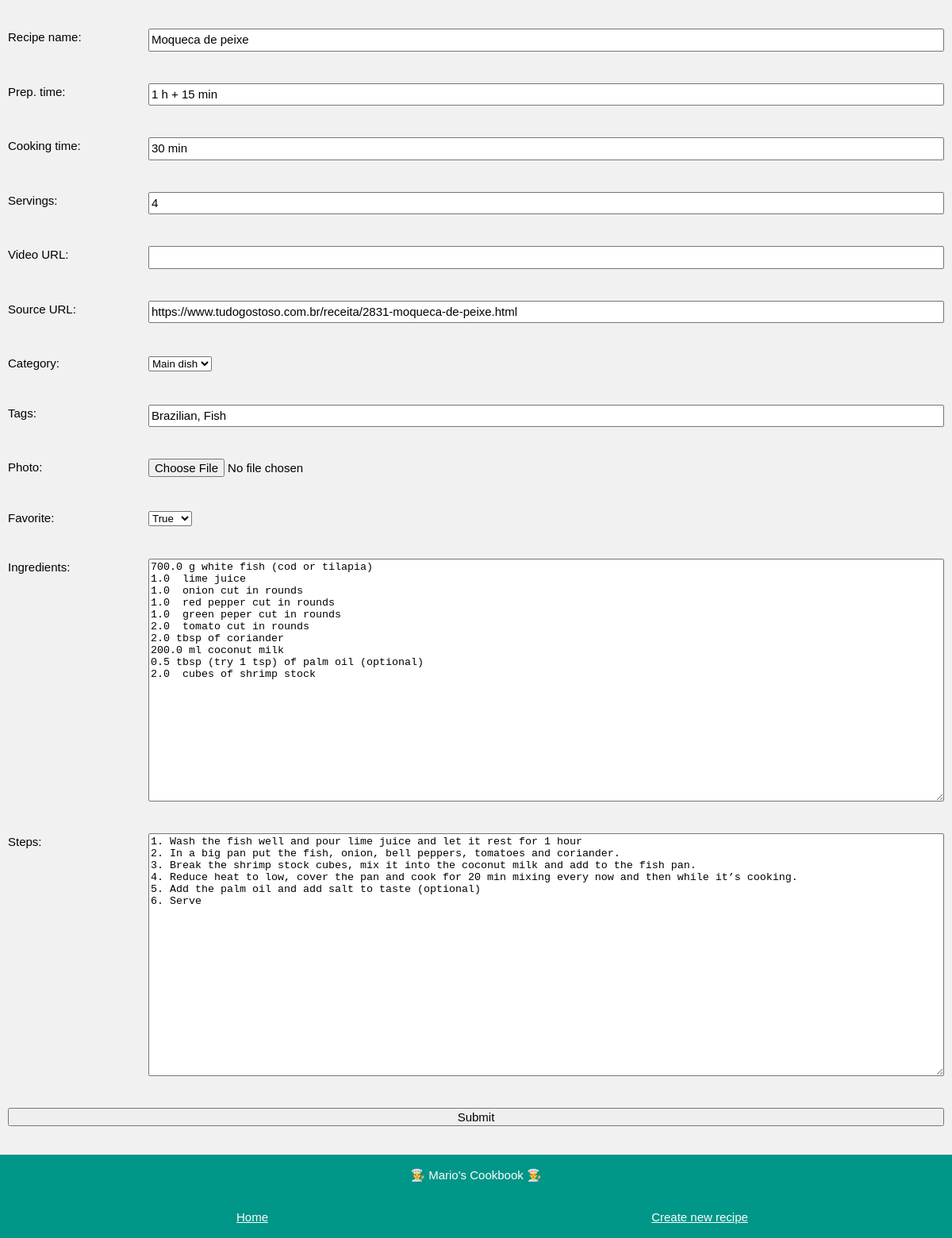
The page /edit/Moqueca de peixe on the database its author committed.
### app_config.py (models this page shows, shortened)
class Recipe(db.Model):
    name = db.Column(db.String, nullable=False, unique=True, primary_key=True)
    prepTime = db.Column(db.String, nullable=False)
    cookingTime = db.Column(db.String, nullable=False)
    servings = db.Column(db.Integer, nullable=False)
    videoURL = db.Column(db.String, nullable=False)
    sourceURL = db.Column(db.String, nullable=False)
    steps = db.Column(db.Text, nullable=False)
    photo = db.Column(db.String, nullable=False)
    favorite = db.Column(db.Boolean, default=False)
    category = db.Column(db.String, nullable=False)
    tags = db.Column(db.String, nullable=False)
    ingredients = db.relationship('Ingredient', backref='recipe', lazy=True)

class Ingredient(db.Model):
    id = db.Column(db.Integer, primary_key=True)
    name = db.Column(db.String, nullable=False)
    amount = db.Column(db.Float, default=0)
    unit = db.Column(db.String, default='')
    recipe_name = db.Column(db.String, db.ForeignKey('recipe.name'), nullable=False)

### app_edit.py (the view, shortened to what this page needs)
@app.route('/edit/<name>', methods=['POST', 'GET'])
def edit(name):
    if request.method == 'GET':
        recipe = Recipe.query.get(name)
        amounts = []
        for ingredient in recipe.ingredients:
            amount = ingredient.amount
            amounts.append(amount)
        n_amounts = range(len(amounts))
        return render_template('edit.html', recipe=recipe, amounts=amounts,
                               n_amounts=n_amounts, new=False, categories = known_categories)

### templates/edit.html (shortened to what this page needs)
<!DOCTYPE html>
<html>
<head>
    <link rel="stylesheet" href="../static/css/edit.css">
    <link rel='stylesheet' href='../static/css/fonts.css'>
</head>
<body class="background-color">
    <div class="page-container">
        {% if new == False %}
        <form action="/edit/{{recipe.name}}" method="POST" enctype="multipart/form-data">
        {% else %}
        <form action="/new/" method="POST" enctype="multipart/form-data">
        {% endif %}
            <div class="form-item">
                <label for="name">Recipe name: </label>
                {% if new == False %}
                <input type="text" id="name" name="name" value="{{recipe.name}}">
                {% else %}
                <input type="text" id="name" name="name">
                {% endif %}
            </div>
            <div class="form-item">
                <label for="prepTime">Prep. time: </label>
                {% if new == False %}
                <input type="text" id="prepTime" name="prepTime" value="{{recipe.prepTime}}">
                {% else %}
                <input type="text" id="prepTime" name="prepTime">
                {% endif %}
            </div>
            <div class="form-item">
                <label for="cookingTime">Cooking time: </label>
                {% if new == False %}
                <input type="text" id="cookingTime" name="cookingTime" value="{{recipe.cookingTime}}">
                {% else %}
                <input type="text" id="cookingTime" name="cookingTime">
                {% endif %}
            </div>
            <div class="form-item">
                <label for="servings">Servings: </label>
                {% if new == False %}
                <input type="number" step="1" id="servings" name="servings" value="{{recipe.servings}}">
                {% else %}
                <input type="number" step="1" id="servings" name="servings">
                {% endif %}
            </div>
            <div class="form-item">
                <label for="videoURL">Video URL: </label>
                {% if new == False %}
                <input type="text" id="videoURL" name="videoURL" value="{{recipe.videoURL}}">
                {% else %}
                <input type="text" id="videoURL" name="videoURL">
                {% endif %}
            </div>
            <div class="form-item">
                <label for="sourceURL">Source URL: </label>
                {% if new == False %}
                <input type="text" id="sourceURL" name="sourceURL" value="{{recipe.sourceURL}}">
                {% else %}
                <input type="text" id="sourceURL" name="sourceURL">
                {% endif %}
            </div>
            <div class="form-item">
                <label for="category">Category: </label>
                <div class="custom-select" style="width:200px;">
                    {% if new == False %}
                    <select id="category" name="category">
                        {% for c in categories%}
                            <option value="{{c}}" {%if recipe.category == c %} selected {% endif %}> {{c}} </option>
                        {% endfor %}
                    </select>
                    {% else %}
                    <select id="category" name="category">
                        {% for c in categories%}
                            <option value="{{c}}" > {{c}} </option>
                        {% endfor %}
                    </select>
                    {% endif %}
                </div>
            </div>
            <div class="form-item">
                <label for="tags">Tags: </label>
                {% if new == False %}
                <input type="text" id="tags" name="tags" value="{{recipe.tags}}">
                {% else %}
                <input type="text" id="tags" name="tags">
                {% endif %}
            </div>
            <div class="form-item">
                <label for="photo">Photo: </label>
                <input type="file" id="file" name="file">
            </div>
            <div class="form-item">
                <label for="favorite">Favorite: </label>
                <div class="custom-select" style="width:200px;">
                    <select id="favorite" name="favorite">
                        {% if new == False %}
                        {% if recipe.favorite == False %}
                        <option value="0" selected>False</option>
                        <option value="1">True</option>
                        {% else %}
                        <option value="1" selected>True</option>
                        {% endif %}
                        {% else %}
                        <option value="0">False</option>
                        <option value="1">True</option>
                        {% endif %}
                    </select>
                </div>
            </div>
            <div class="form-item">
                <label for="ingredients">Ingredients: </label>
                {% if new == False %}
                <textarea id="ingredients" name="ingredients" rows="20" cols="50">
{% for i in n_amounts %}{{ amounts[i] }} {{ recipe.ingredients[i].unit }} {{ recipe.ingredients[i].name }}
{% endfor %}</textarea>
                {% else %}
                <textarea id="ingredients" name="ingredients" rows="20" cols="50"></textarea>
                {% endif %}
            </div>
            <div class="form-item">
                <label for="steps">Steps: </label>
                {% if new == False %}
                <textarea id="steps" name="steps" rows="20" cols="50">{{recipe.steps}}</textarea>
                {% else %}
                <textarea id="steps" name="steps" rows="20" cols="50"></textarea>
                {% endif %}
            </div>
            <div class="form-item-submit">
                <input type="submit" value="Submit">
            </div>
        </form>
    </div>
    <footer class="footer">
        <p class='footer-item'>👨‍🍳 Mario's Cookbook 👨‍🍳</p>
        <div class='footer-grid'>
            <div class='footer-item'><a href="/"> Home</a></div>
            <div class='footer-item'><a href="/new"> Create new recipe</a></div>
        </div>
    </footer>
</body>
</html>

### static/css/edit.css (style rules this page uses)
body { --themeColor: #009688; --grey:#757575; }
.background-color { color:#000!important;background-color:#f1f1f1!important }
.page-container { margin-left:auto;margin-right:auto;margin-top:16px!important;max-width:1400px; }
.form-item { display: grid; grid-template-columns: 15% 85%; padding:20px 10px }
.form-item-submit { display: grid; grid-template-columns: 100%; padding:20px 10px }
input { font:inherit;margin:0 }
.footer { padding:0.01em 16px; color:#fff!important;background-color:var(--themeColor)!important; text-align:center; display:inline-block;width:100%; margin-top:16px!important }
.footer-grid { display: grid; grid-template-columns: 50% 50%; padding:1em 20px; }
.footer-item { color:#fff }
p { color:#3d3d3d; }
html,body,h1,h2,h3,h4,h5,h6 { font-family: "Roboto", sans-serif }
a { color: inherit; background-color:transparent }
html { box-sizing:border-box }
*,*:before,*:after { box-sizing:inherit }
html { -ms-text-size-adjust:100%;-webkit-text-size-adjust:100% }
body { margin:0 }
html,body { font-family:Verdana,sans-serif;font-size:15px;line-height:1.5 }
html { overflow-x:hidden }

### rows shown on the page
Recipe: name "Moqueca de peixe", prepTime "1 h + 15 min", cookingTime "30 min", servings "4", sourceURL "https://www.tudogostoso.com.br/receita/2831-moqueca-de-peixe.html", category "Main dish", tags "Brazilian, Fish", favorite "True", steps "1. Wash the fish well and pour lime juice and let it rest for 1 hour 2. In a big pan put the fish, onion, bell peppers, tomatoes and coriander. 3. Break the shrimp stock cubes, mix it into the coconut milk and add to the fish pan. 4. Reduce heat to low, cover the pan and cook for 20 min mixing every now and then while it’s cooking. 5. Add the palm oil and add salt to taste (optional) 6. Serve"
Ingredient: ingredients "700.0 g white fish (cod or tilapia) 1.0 lime juice 1.0 onion cut in rounds 1.0 red pepper cut in rounds 1.0 green peper cut in rounds 2.0 tomato cut in rounds 2.0 tbsp of coriander 200.0 ml coconut milk 0.5 tbsp (try 1 tsp) of palm oil (optional) 2.0 cubes of shrimp stock"
